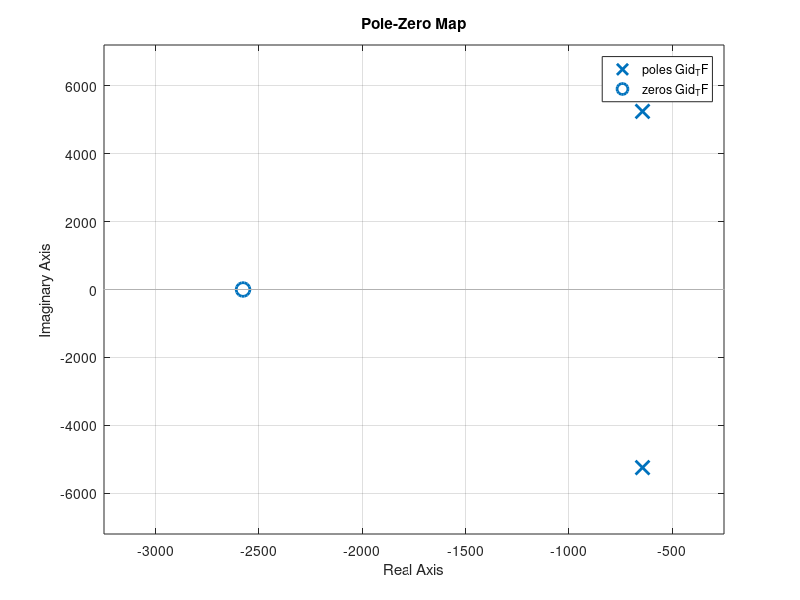
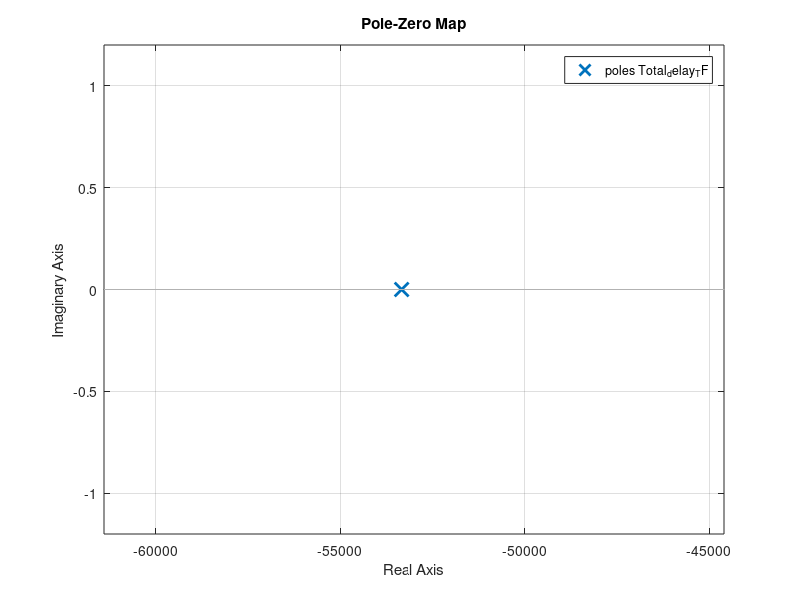

MATLAB code to generate these figures, in order: (Note: this script raises an error after producing the figures.)
clc;
clear all;
close all
%syms  kp ki Immp D_cycle D_prime s Vout Gdo Ggo Wz Q Wo Rout Cout vg_hat L ZC ZR ZL Z_CR  Iout vout_hat L_ESR d_hat I Ztotal_series V_q I_q 
  
%%%%%%%%%%%%%%%%%$%%%%%%%%%%%%%%%%%%%%%%%%%%%%%%%%%%%%%%%%%%%%%%%%%%%%%%%%%%%%%%%%%%%%%%%%%
  

       %%%%%%%%%%%%%%% ARNOLD ALWAYS SYNCHRONISE VARIABLES%%%%%%%%%%%%%%%%%%


%%%%%%%%%%%%%%%%%%%%%%%%%%%%%%%%%%%%%%%%%%%%%%%%%%%%%%%%%%%%%%%%%%%%%%%%%%%%%%%%%%%%%%%%%%%%%%%%%%%%%%%%
%INITIALISAZTION AND ASSIGNMENT OF VARIABLES 

Vmppt = 17.6 ;  
Imppt = 3.69  ;
Vout = 60;
Rmppt = Vmppt/Imppt;
Rboost = Rmppt;

fs = 80e3  ;
Ts = 1/fs ;
  
Rout = Rboost/((Vmppt/Vout)^2 )

D_cycle= 1- (sqrt(Rboost/Rout))
D_prime = 1-D_cycle;

Cout= 14e-06 ;
L_ESR=1.38e-3;
L = 220e-06;

I_q =Imppt;


fo = (D_prime)/(2*pi*sqrt(L*Cout))    %Resonant Freq
Wo = (D_prime)/(sqrt(L*Cout)) 

Zeta = L*Wo/(2*Rout*(D_prime)^2)  % The L_eff seen = L/Dprime^2    thats why we have the Dprime appering in teh Damping Ratio Equation  
 
Wd = Wo*sqrt(1-Zeta^2)

f_RHPZ_hz = (Rout*(D_prime)^2)/(2*pi*L)
f_RHPZ_rad = (Rout*(D_prime)^2)/(L)

%%%%%%%%%%%%%%%%%%%%%%%%%%%%%%%%%%%%%%%%%%%%%%%%%%%%%%%%%%%%%%%%%%%%%%%%%%%%
%Time constants and GAIN values

TL_2=L/Rout*(D_prime)^2
T_L = L/L_ESR       %  *(D_prime)^2;
T_C = Rout*Cout;
Kp_L=0.001;
Ki_L= Kp_L/T_L; 

TAU_EXP = 1/(1.0e+04 * 0.0556)



%%%%%%%%%%%%%%%%%%%%%%%%%%%%%%%%%%%%%%%%%%%%%%%%%%%%%%%%%%%%%%%%%%%%%%%%%%%



% Gc_id_wthout_kp_num = [T_L 1];
% Gc_id_wthout_kp_den = [T_L];
% Gc_id_wthout_kp_TF = tf(Gc_id_wthout_kp_num, Gc_id_wthout_kp_den )

% figure('Name','Bode For Gc_id_TF ')
% bode(Gc_id_TF)
% figure('Name','Root Locus For Gc_id_TF ')
% rlocus(Gc_id_TF)
% figure('Name','pzmap For Gc_id_TF ')
% pzmap(Gc_id_TF )    %poles and zeros 
% figure('Name','Nyquist For Gc_id_TF ')
% nyquist(Gc_id_TF )



%%%%%%%%%%%%%%%%%%%%%%%%%%%%%%%%%%%%%%%%%%%%%%%%%%%%%%%%%%%%%%%%%%%%%%%%%%%
%Duty to Inductor Current Transfer Functions 



%Gid_num = [Vout*Cout     Vout/Rout+D_prime*I_q ];
%Gid_den =  [Cout*L    L/Rout  D_prime^2];
%Gid_TF = tf(Gid_num , Gid_den)


Gid_main = 2*Vout/((1-D_cycle)^2*Rout)
Gid_num = [Gid_main*(Rout*Cout/2)  Gid_main];
Gid_den = [L*Cout/(1-D_cycle)^2  L/(Rout*(1-D_cycle)^2)  1 ];
Gid_TF =tf(Gid_num , Gid_den)


%step(Gid_TF)




% step(Gid_TF)
% figure('Name','Bode For Gid_TF')
% bode(Gid_TF)
%figure('Name','Root Locus For Gid_TF ')
 %rlocus(Gid_TF )
 figure('Name','pzmap For Gid_TF ')
 pzmap(Gid_TF )    %poles and zeros 
% figure('Name','Nyquist For  Gid_TF ')
% nyquist(Gid_TF )
% grid on 

%%%%%%%%%%%%%%%%%%%%%%%%%%%%%%%%%%%%%%%%%%%%%%%%%%%%%%%%%%%%%%%%%%%%%%%%%%%
%%%%%%%%%%%%%%%%%%%%%%%%%%%%%%%%%%%%%%%%%%%%%%%%%%%%%%%%%%%%%%%%%%%%%%%%%%%
%Delays

Total_delay_num = [ 1]
Total_delay_den = [1.5*Ts  1]
Total_delay_TF = tf(Total_delay_num, Total_delay_den);


% figure('Name','Bode For Total_delay_TF')
% bode(Total_delay_TF)
% figure('Name','Root Locus For Total_delay_TF ')
% rlocus(Total_delay_TF)
 figure('Name','pzmap For Total_delay_TF ')
pzmap(Total_delay_TF )    %poles and zeros 
% figure('Name','Nyquist For  Total_delay_TF ')
% nyquist(Total_delay_TF )
% grid on 


% controlSystemDesigner(Gid_TF_Total_delay)
% pole(Gid_TF_Total_delay)
% zero(Gid_TF_Total_delay)
%%%%%%%%%%%%%%%%%%%%%%%%%%%%%%%%%%%%%%%%%%%%%%%%%%%%%%%%%%%%%%%%%%%%%%%%%%%
%Controller 

kp = 0.0376;
ki =0; 

Gc_id_TF_num = [kp ki]
Gc_id_TF_den = [1 0]
Gc_id_TF = tf(Gc_id_TF_num, Gc_id_TF_den);

%-
% ,pzmap(Gc_id_TF)

%%%%%%%%%%%%%%%%%%%%%%%%%%%%%%%%%%%%%%%%%%%%%%%%%%%%%%%%%%%%%%%%%%%%%%%%%%%
%Gid Combined with delay 

Gid_TF_Total_delay = Gid_TF*Total_delay_TF;

k= 0:0.0001:25;

% Gid_Controller = PI_TF*Gid_TF
%Gid_Controller= simplifyFraction(Vout*Cout*s  + Vout/Rout+D_prime*I_q / (Cout*L*s^2 + s^2*L/Rout +D_prime^2 ))


% figure('Name','Root Locus For   For Gid + Total_delay_TF ')
% rlocus( Gid_TF_Total_delay,k)
% figure('Name','Bode For   For Gid + Total_delay_TF ')
% bode( Gid_TF_Total_delay)
% 
%figure('Name','Step For   For Gid + Total_delay_TF + Gc_id_TF ')
%step(Gid_TF_Total_delay*Gc_id_TF ) 
% figure
% step(Gid_TF_Total_delay ) 
% figure
% pzmap(Gid_TF_Total_delay )
controlSystemDesigner(Gid_TF_Total_delay )
%%%%%%%%%%%%%%%%%%%%%%%%%%%%%%%%%%%%%%%%%%%%%%%%%%%%%%%%%%%%%%%%%%%%%%%%%%%







%%%%%%%%%%%%%%%%%%%%%%%%%%%%%%%%%%%%%%%%%%%%%%%%%%%%%%%%%%%%%%%%%%%%%%%%%%%%
%Open and Closed Loop Gain 


LOOP_GAIN_OPEN_LOOP_TF = Gc_id_TF*Gid_TF*Total_delay_TF ;
% 
% 
CLOSED_LOOP_TF= LOOP_GAIN_OPEN_LOOP_TF /(1 + LOOP_GAIN_OPEN_LOOP_TF);
% 
% 
%figure('Name','Bode For Open Loop Gain ')
%bode(LOOP_GAIN_OPEN_LOOP_TF )
% 
 % figure('Name','Bode For Closed Loop Gain ')
 % bode(CLOSED_LOOP_TF )

%%%%%%%%%%%%%%%%%%%%%%%%%%%%%%%%%%%%%%%%%%%%%%%%%%%%%%%%%%%%%%%%%%%%%%%%%%%







%%%%%%%%%%%%%%%%%%%%%%%%%%%%%%%%%%%%%%%%%%%%%%%%%%%%%%%%%%%%%%%%%%%%%%%%%%%%
%Keywords from toolbox

% figure
% rlocus(H)
% figure
% pzmap(H)    %poles and zeros 
% figure 
% nyquist(H)
% grid on 
%%%%%%%%%%%%%%%%%%%%%%%%%%%%%%%%%%%%%%%%%%%%%%%%%%%%%%%%%%%%%%%%%%%%%%%%%%%
